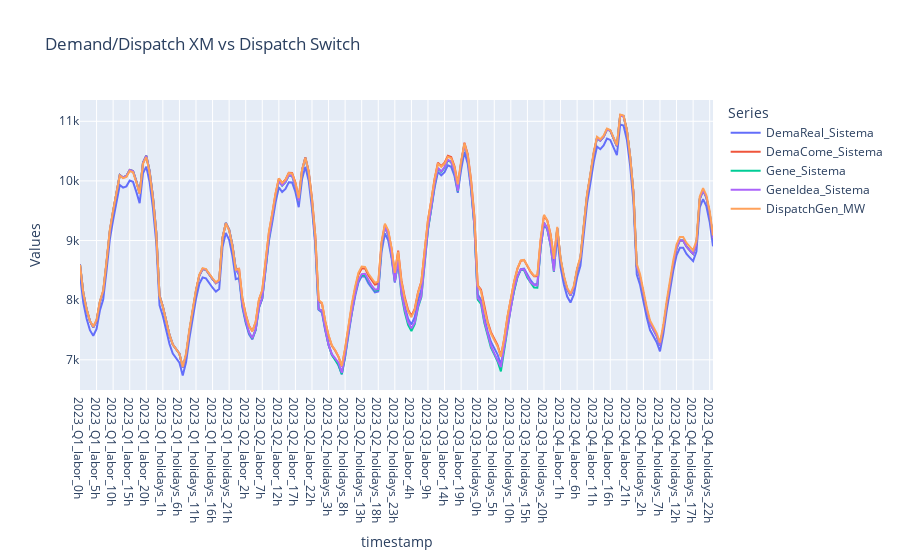

The notebook cell this image was saved under:
### Markdown cell above
### 3.4.2 Are Demand and Dispatch on XM similar to Switch Dispatch?

### Code cell
# Merge tables
demand_x_dispatch = pd.merge(XM, dispatch_sys, on='timestamp', how='inner')
import plotly.express as px
# Sort by timepoints to sort timestamps as well
demand_x_dispatch = demand_x_dispatch.sort_values(by='timepoints')
fig = px.line(
    demand_x_dispatch,
    x='timestamp',
    y=['DemaReal_Sistema', 'DemaCome_Sistema', 'Gene_Sistema', 'GeneIdea_Sistema', 'DispatchGen_MW'],
    labels={'value': 'Values','variable': 'Series'},
    title='Demand/Dispatch XM vs Dispatch Switch'
)
fig.show()

### Figure 1 — Plotly figure (JSON) as saved in the notebook; plotly's stock layout.template omitted (floating-point values rounded to 4 significant figures; data arrays with more than 128 entries replaced by an {"elided": "..."} marker saying what was removed)
{"data": [{"hovertemplate": "Series=DemaReal_Sistema<br>timestamp=%{x}<br>Values=%{y}<extra></extra>", "legendgroup": "DemaReal_Sistema", "line": {"color": "#636efa", "dash": "solid"}, "marker": {"symbol": "circle"}, "mode": "lines", "name": "DemaReal_Sistema", "orientation": "v", "showlegend": true, "type": "scatter", "x": {"elided": "192 str values"}, "xaxis": "x", "y": {"elided": "192 float values"}, "yaxis": "y"}, {"hovertemplate": "Series=DemaCome_Sistema<br>timestamp=%{x}<br>Values=%{y}<extra></extra>", "legendgroup": "DemaCome_Sistema", "line": {"color": "#EF553B", "dash": "solid"}, "marker": {"symbol": "circle"}, "mode": "lines", "name": "DemaCome_Sistema", "orientation": "v", "showlegend": true, "type": "scatter", "x": {"elided": "192 str values"}, "xaxis": "x", "y": {"elided": "192 float values"}, "yaxis": "y"}, {"hovertemplate": "Series=Gene_Sistema<br>timestamp=%{x}<br>Values=%{y}<extra></extra>", "legendgroup": "Gene_Sistema", "line": {"color": "#00cc96", "dash": "solid"}, "marker": {"symbol": "circle"}, "mode": "lines", "name": "Gene_Sistema", "orientation": "v", "showlegend": true, "type": "scatter", "x": {"elided": "192 str values"}, "xaxis": "x", "y": {"elided": "192 float values"}, "yaxis": "y"}, {"hovertemplate": "Series=GeneIdea_Sistema<br>timestamp=%{x}<br>Values=%{y}<extra></extra>", "legendgroup": "GeneIdea_Sistema", "line": {"color": "#ab63fa", "dash": "solid"}, "marker": {"symbol": "circle"}, "mode": "lines", "name": "GeneIdea_Sistema", "orientation": "v", "showlegend": true, "type": "scatter", "x": {"elided": "192 str values"}, "xaxis": "x", "y": {"elided": "192 float values"}, "yaxis": "y"}, {"hovertemplate": "Series=DispatchGen_MW<br>timestamp=%{x}<br>Values=%{y}<extra></extra>", "legendgroup": "DispatchGen_MW", "line": {"color": "#FFA15A", "dash": "solid"}, "marker": {"symbol": "circle"}, "mode": "lines", "name": "DispatchGen_MW", "orientation": "v", "showlegend": true, "type": "scatter", "x": {"elided": "192 str values"}, "xaxis": "x", "y": {"elided": "192 float values"}, "yaxis": "y"}], "layout": {"legend": {"title": {"text": "Series"}, "tracegroupgap": 0}, "title": {"text": "Demand/Dispatch XM vs Dispatch Switch"}, "xaxis": {"anchor": "y", "domain": [0, 1], "title": {"text": "timestamp"}}, "yaxis": {"anchor": "x", "domain": [0, 1], "title": {"text": "Values"}}}}
